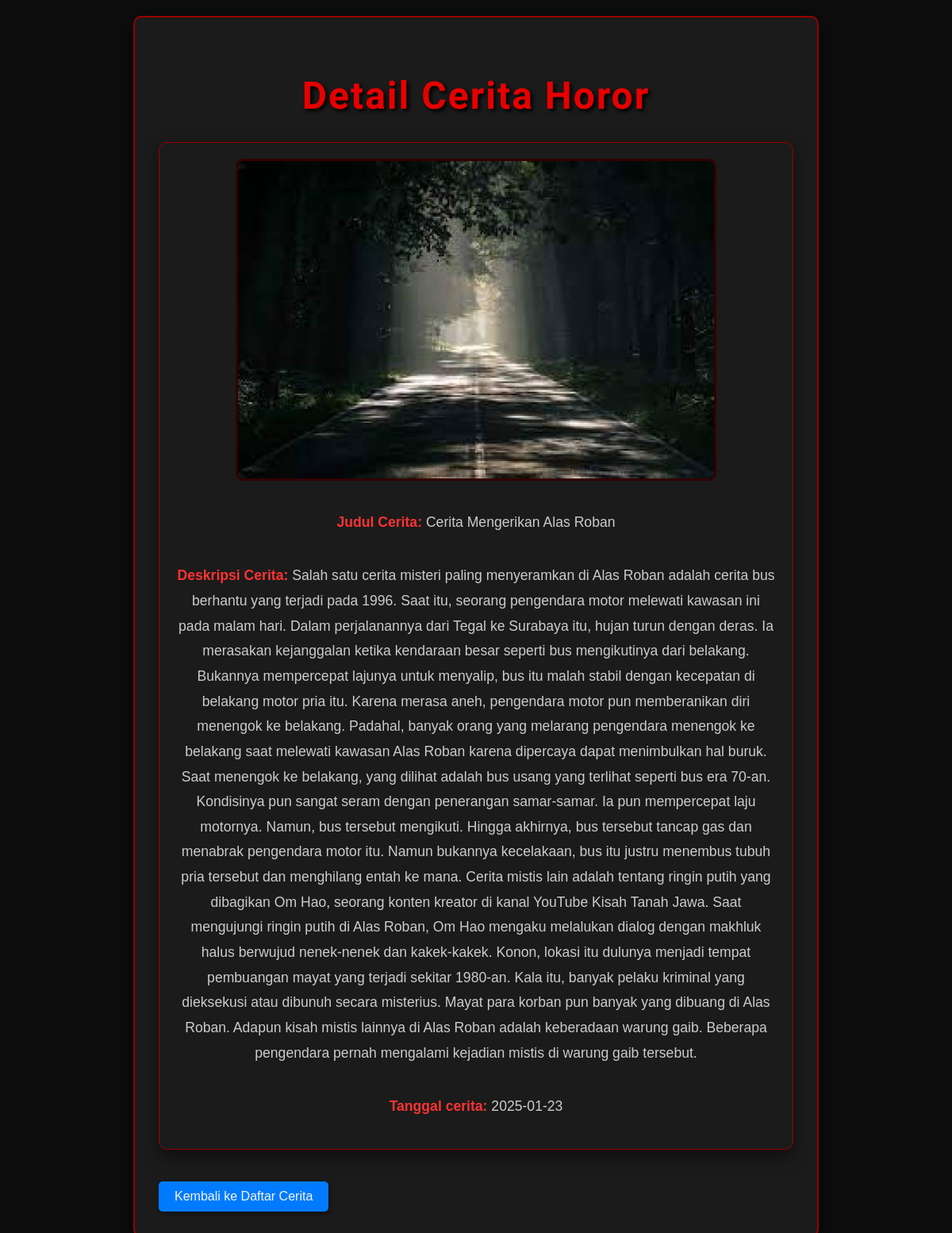
The app's page /detail_cerita.php?id=9 with its own data.
### tables this page shows
CREATE TABLE ceritaku (
        id_cerita INTEGER PRIMARY KEY AUTOINCREMENT,
        foto TEXT NOT NULL,
        judul_cerita TEXT NOT NULL,
        deskripsi_cerita TEXT NOT NULL,
        created_at DATE NOT NULL
    );

### detail_cerita.php (the view, shortened to what this page needs)
<?php
if (isset($_GET['id'])) {
    $id_cerita = $_GET['id'];
    $db = connect_db();
    $query = "SELECT * FROM ceritaku WHERE id_cerita = $id_cerita";
    $cerita = $db->querySingle($query, true);
}
?>
<!DOCTYPE html>
<html lang="en">
<head>
</head>
<body>
    <div class="container">
        <h2>Detail Cerita Horor</h2>
        <?php if ($cerita): ?>
            <div class="detail-container">
                <img src="uploads/<?php echo $cerita['foto']; ?>" alt="Foto Cerita">
                <p><strong>Judul Cerita:</strong> <?php echo $cerita['judul_cerita']; ?></p>
                <p><strong>Deskripsi Cerita:</strong> <?php echo $cerita['deskripsi_cerita']; ?></p>
                <p><strong>Tanggal cerita:</strong> <?php echo $cerita['created_at']; ?></p>
            </div>
        <?php else: ?>
            <p>Cerita tidak ditemukan.</p>
        <?php endif; ?>
        <a class="back-link" href="index.php">Kembali ke Daftar Cerita</a>
    </div>
</body>
</html>

### detail_cerita.php (style rules this page uses)
body { font-family: 'Arial', sans-serif; background-color: #0d0d0d; color: #f5f5f5; margin: 0; padding: 20px; }
.container { max-width: 800px; margin: auto; background-color: #1b1b1b; padding: 30px; border-radius: 10px; box-shadow: 0 10px 30px rgba(0, 0, 0, 0.7); border: 2px solid #990000; }
h2 { color: #e60000; font-family: 'Creepster', cursive; text-align: center; text-shadow: 3px 3px 5px #000; letter-spacing: 2px; margin-bottom: 30px; font-size: 3em; }
.detail-container { display: flex; flex-direction: column; align-items: center; margin-bottom: 20px; background-color: #1b1b1b; padding: 20px; border-radius: 10px; border: 1px solid #990000; box-shadow: 0 8px 20px rgba(0, 0, 0, 0.5); }
img { max-width: 100%; border-radius: 10px; border: 3px solid #330000; margin-bottom: 20px; }
p { line-height: 1.8; font-size: 1.1em; color: #ccc; text-align: center; }
p strong { color: #ff3333; }
a { display: inline-block; margin-top: 20px; padding: 10px 20px; background-color: #cc0000; color: #f5f5f5; text-decoration: none; border-radius: 5px; box-shadow: 2px 2px 5px rgba(0, 0, 0, 0.5); transition: background-color 0.3s ease, box-shadow 0.3s ease; }
.back-link { background-color: #007bff; }

### records on screen
ceritaku: foto (picture), judul_cerita "Cerita Mengerikan Alas Roban", deskripsi_cerita "Salah satu cerita misteri paling menyeramkan di Alas Roban adalah cerita bus berhantu yang terjadi pada 1996. Saat itu, seorang pengendara motor melewati kawasan ini pada malam hari. Dalam perjalanannya dari Tegal ke Surabaya itu, hujan turun dengan deras. Ia merasakan kejanggalan ketika kendaraan besar seperti bus mengikutinya dari belakang. Bukannya mempercepat lajunya untuk menyalip, bus itu malah stabil dengan kecepatan di belakang motor pria itu. Karena merasa aneh, pengendara motor pun memberanikan diri menengok ke belakang. Padahal, banyak orang yang melarang pengendara menengok ke belakang saat melewati kawasan Alas Roban karena dipercaya dapat menimbulkan hal buruk. Saat menengok…", created_at "2025-01-23"
